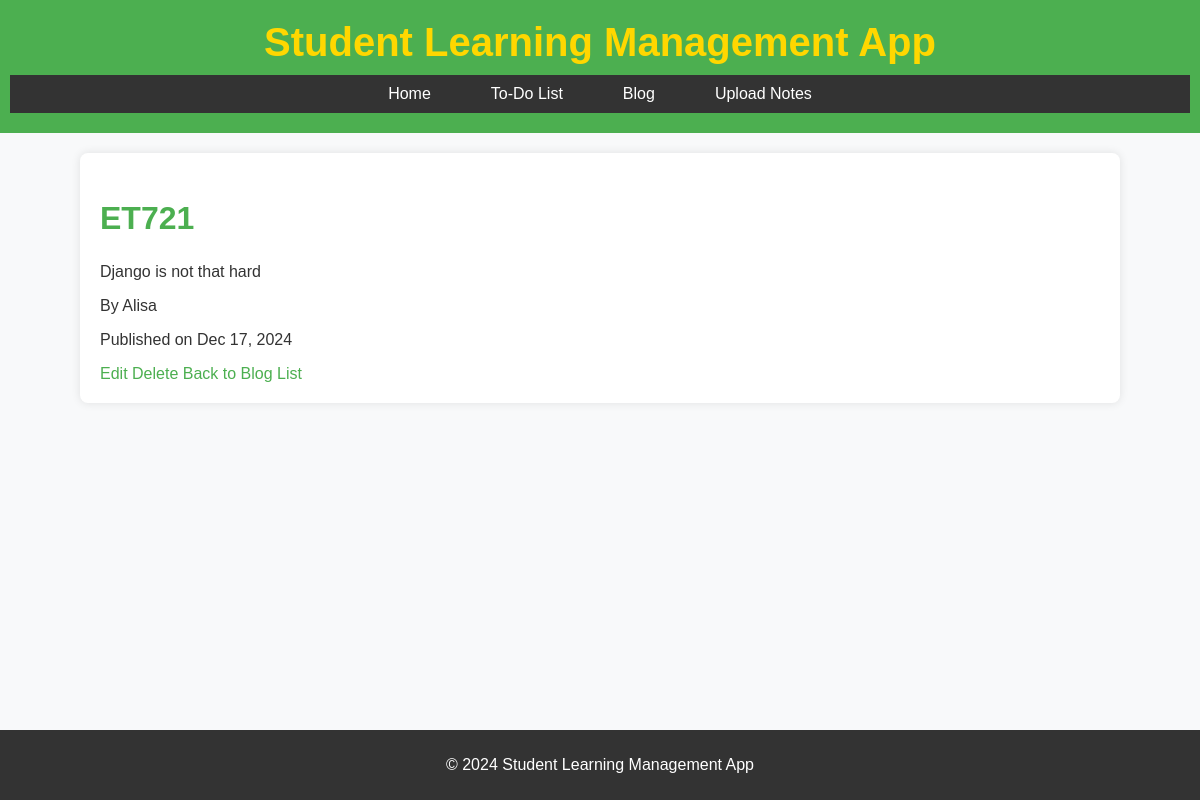
The page /blog/1/ on the database as committed earlier.
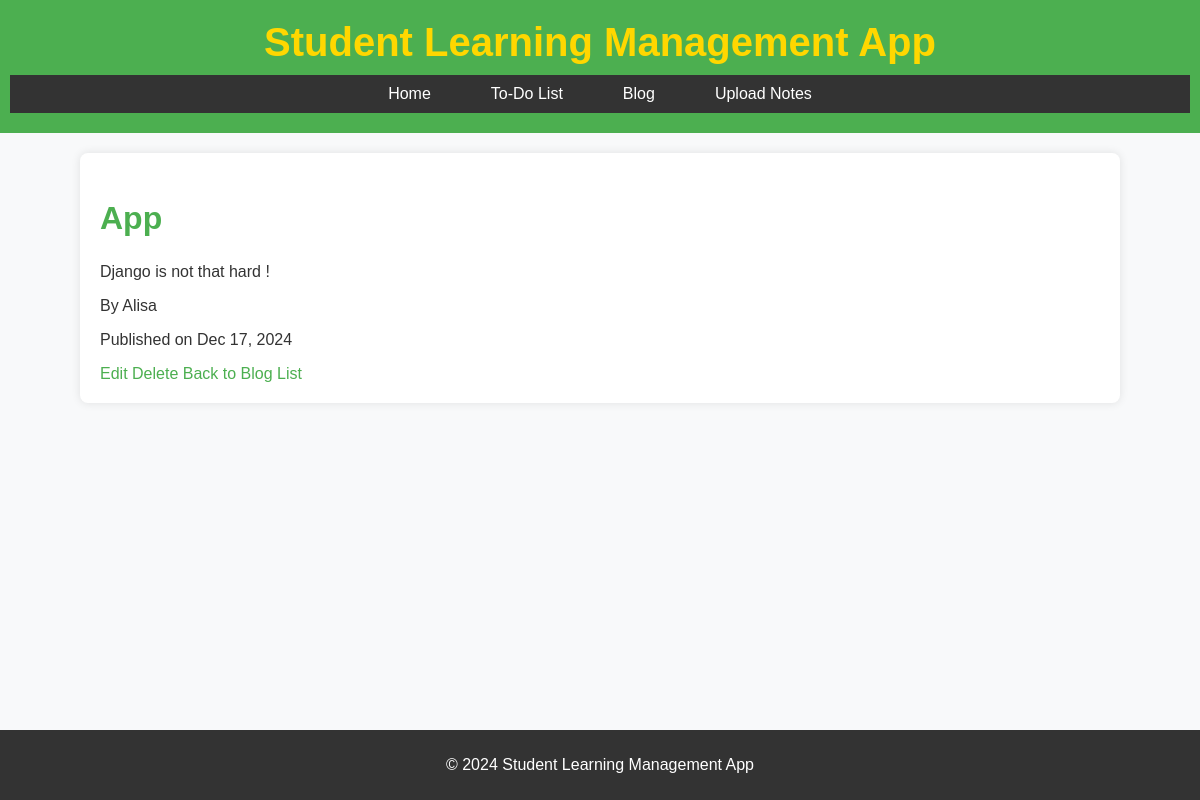
The same page on the database as committed later.
### blog/models.py (models this page shows, shortened)
class BlogPost(models.Model):
    title = models.CharField(max_length=200)
    content = models.TextField()
    author = models.CharField(max_length=100, default="Anonymous")
    created_at = models.DateTimeField(auto_now_add=True)
    updated_at = models.DateTimeField(auto_now=True)
    category = models.CharField(max_length=100, blank=True, null=True)
    tags = models.CharField(max_length=200, blank=True, null=True)  # Tags for navigation

### blog/views.py (the view)
# urls.py: path('<int:blog_id>/', views.blog_detail, name='blog_detail'),  # Blog Detail
def blog_detail(request, blog_id):
    blog = get_object_or_404(BlogPost, id=blog_id)
    return render(request, 'blog/blog_detail.html', {'blog': blog})

### blog/templates/blog/blog_detail.html
{% extends 'base.html' %}
{% block content %}
<h2>{{ blog.title }}</h2>
<p>{{ blog.content }}</p>
<p>By {{ blog.author }}</p>
<p>Published on {{ blog.created_at|date:"M d, Y" }}</p>
<a href="{% url 'blog:edit_blog' blog.id %}">Edit</a>
<a href="{% url 'blog:delete_blog' blog.id %}">Delete</a>
<a href="{% url 'blog:blog_list' %}">Back to Blog List</a>
{% endblock %}

Rows that differ between the two databases and show on the page:
changed BlogPost "Alisa": title "ET721" → "App"; content "Django is not that hard" → "Django is not that hard !"
